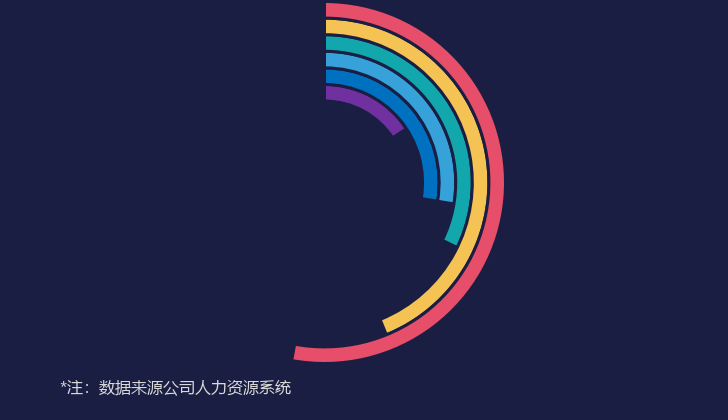

Write the Python code that produced this figure.
# -*- coding: utf-8 -*-
"""图 32 · 动态跑道图（按月份看 6 个部门的环形占比）。

工作表 2 的 Q5 是月份选择格（当前「4月」），H4:I9 用 VLOOKUP 取该月各部门
人数，J 列占位 = 当月总人数的一半 − 本部门人数。于是每个系列的总和都是
「总人数的一半」，彩色弧长 = 人数 /(总人数/2) × 360°。
holeSize=45、6 层，颜色由内到外为紫/蓝/浅蓝/青/黄/红。

用法：
    python chart32_dynamic_track.py               # 当前 4月
    python chart32_dynamic_track.py --month 2     # 指定月份
    python chart32_dynamic_track.py --gif         # 1~4 月循环
"""

import argparse

import matplotlib.pyplot as plt
from matplotlib.patches import Wedge

import chartkit as kit

W, H = kit.chart_size(32)
CX, CY = 324.5, 182.5
OUTER_R = 181.0
INNER_R = OUTER_R * 0.45
BANDS = 6
BAND = (OUTER_R - INNER_R) / BANDS

MONTHS = ["1月", "2月", "3月", "4月"]
DEPTS = ["人力部", "行政部", "财务部", "工程部", "采购部", "销售部"]
DATA = {
    "1月": [130, 226, 238, 293, 326, 451],
    "2月": [138, 206, 228, 305, 349, 456],
    "3月": [130, 217, 255, 314, 316, 406],
    "4月": [129, 226, 226, 264, 359, 433],
}
COLORS = ["#7030A0", "#0070C0", "#37A2DA", "#11A7AD", "#F5C353", "#E74E69"]


def render(month):
    values = DATA[month]
    half = sum(values) / 2.0
    fig = kit.new_figure(W, H)
    ax = fig.add_axes([0, 0, 1, 1])
    ax.set_xlim(0, W)
    ax.set_ylim(H, 0)
    ax.set_aspect("equal")
    ax.axis("off")

    for index, (value, color) in enumerate(zip(values, COLORS)):
        sweep = value / half * 360.0
        radius = INNER_R + (index + 1) * BAND
        ax.add_patch(Wedge((CX, CY), radius, -90, sweep - 90, width=BAND,
                           facecolor=color, edgecolor=kit.BACKGROUND,
                           linewidth=3 * 0.72, joinstyle="miter"))

    ax.text(60, 380, "*注：数据来源公司人力资源系统", color="#D9D9D9",
            fontsize=8 * kit.FONT_SCALE, fontfamily=kit.UI_FONT,
            va="top", ha="left")
    return fig


def main():
    parser = argparse.ArgumentParser()
    parser.add_argument("--month", default="4月", help="1月~4月（也可写 1~4）")
    parser.add_argument("--gif", action="store_true")
    args = parser.parse_args()
    month = args.month if args.month.endswith("月") else args.month + "月"

    fig = render(month)
    kit.save(fig, "chart32_dynamic_track.png")
    plt.close(fig)

    if args.gif:
        frames = []
        for value in MONTHS:
            fig = render(value)
            frames.append(kit.to_image(fig))
            plt.close(fig)
        kit.save_gif(frames, "chart32_dynamic_track.gif")


if __name__ == "__main__":
    main()
